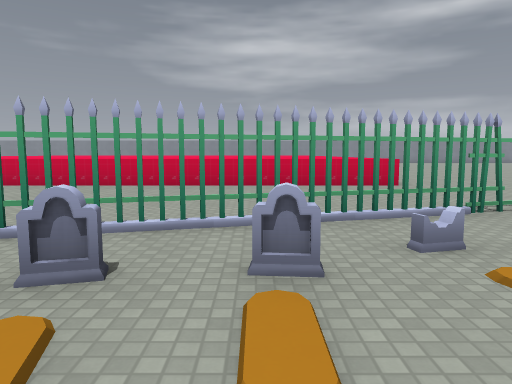
[1] (above)

24 first-person views from a walk through a level from a Godot 3-D game. The camera is 1.4 m above the floor, tilts 6° down and sees 70° across. The floor is counted in squares, 2 m on a side. Each view is taken from the middle of a square. On the plan, view 1 faces up. The plan holds only what a view shows up to about 11 squares ahead; the rest is blank. The place goes on beyond the plan. Some surface patterns are stand-ins.

[2]
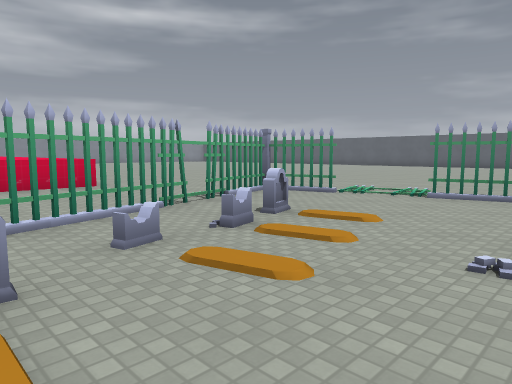

[3]
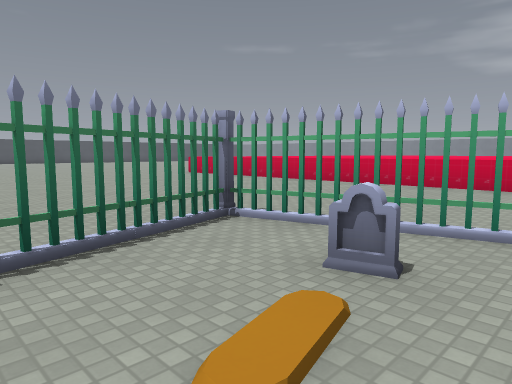

[4]
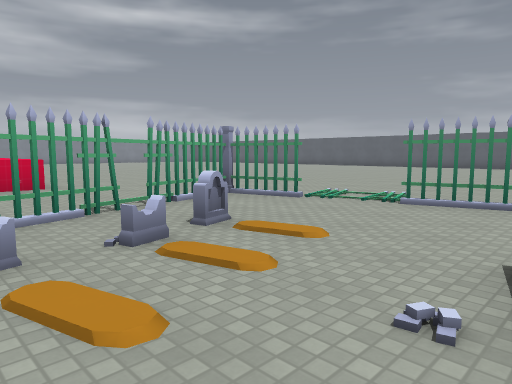

[5]
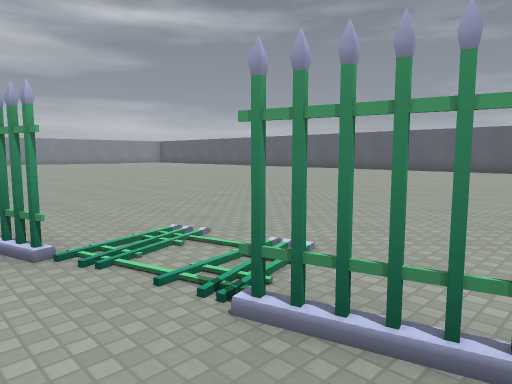

[6]
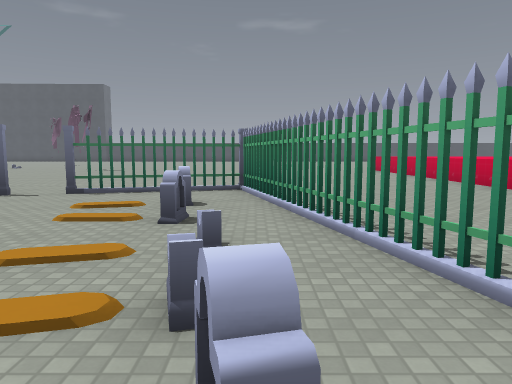

[7]
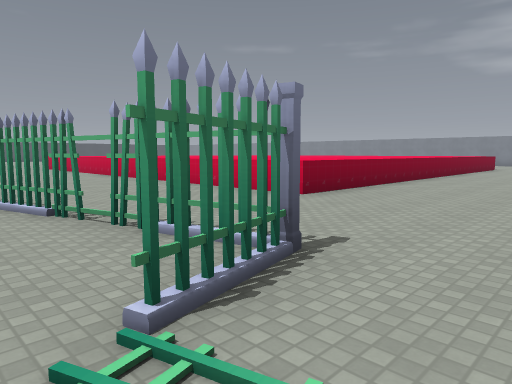

[8]
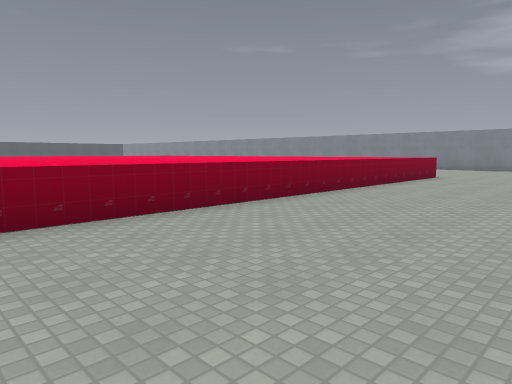

[9]
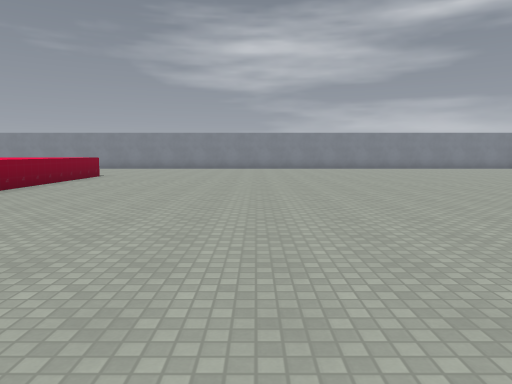

[10]
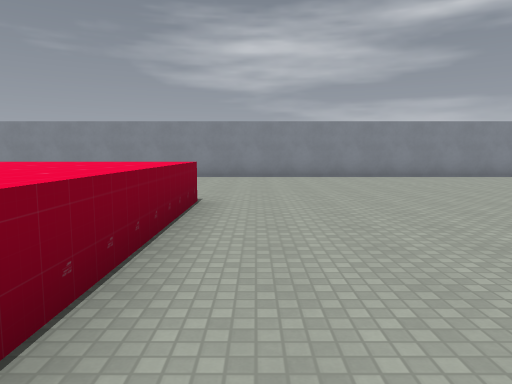

[11]
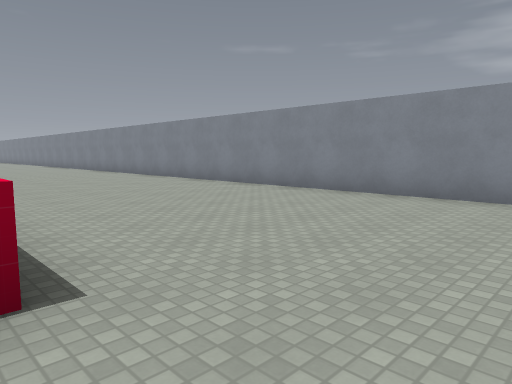

[12]
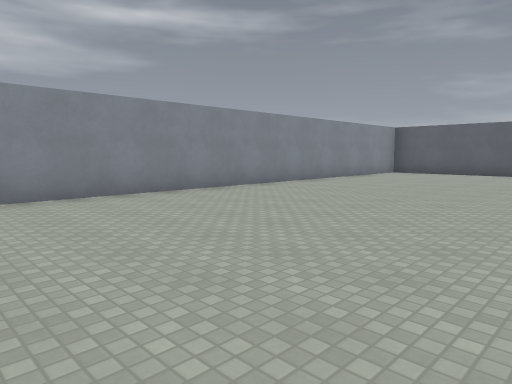

[13]
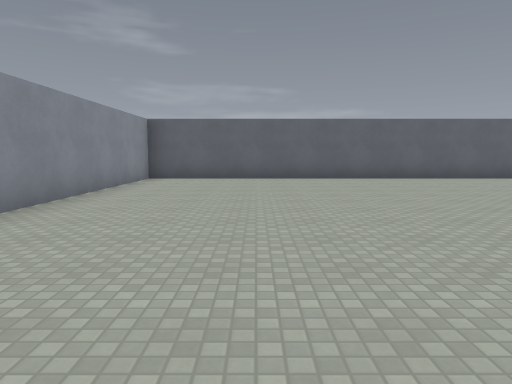

[14]
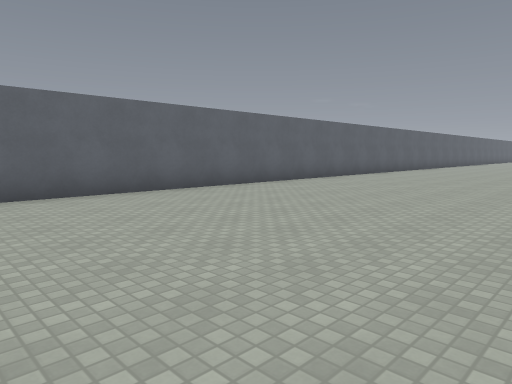

[15]
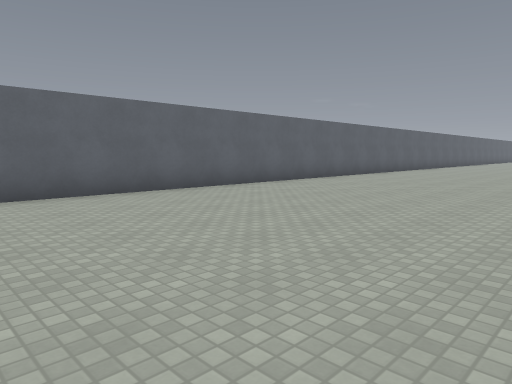

[16]
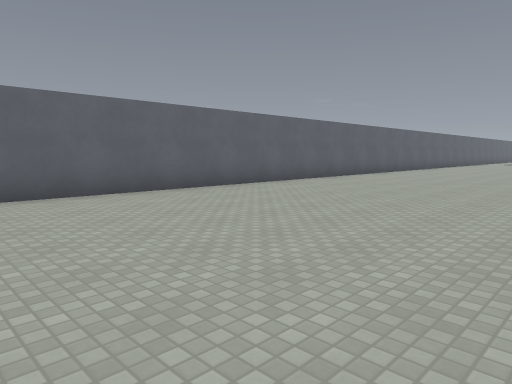

[17]
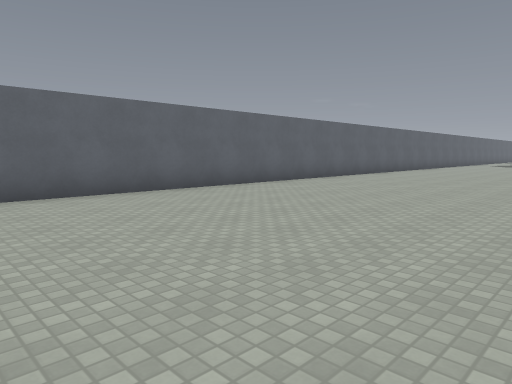

[18]
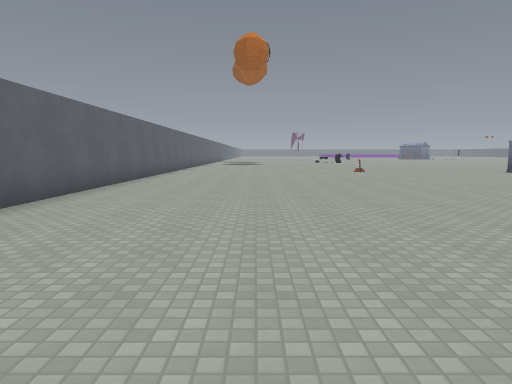

[19]
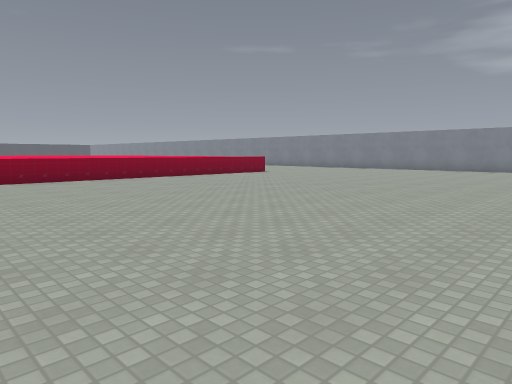

[20]
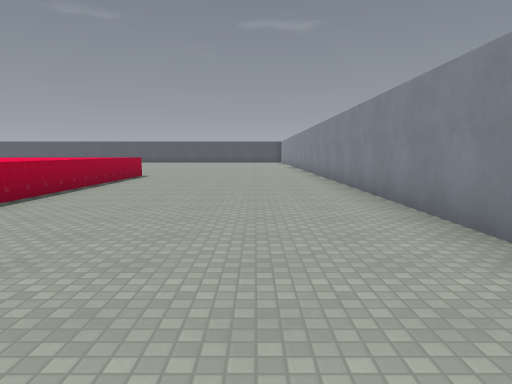

[21]
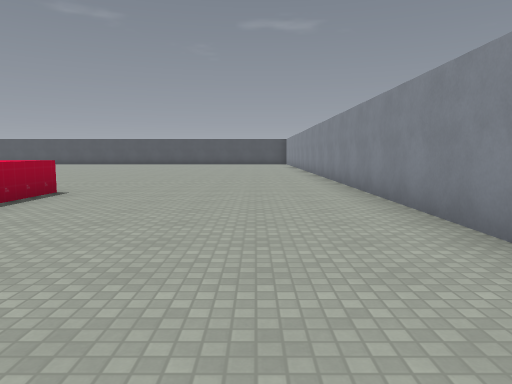

[22]
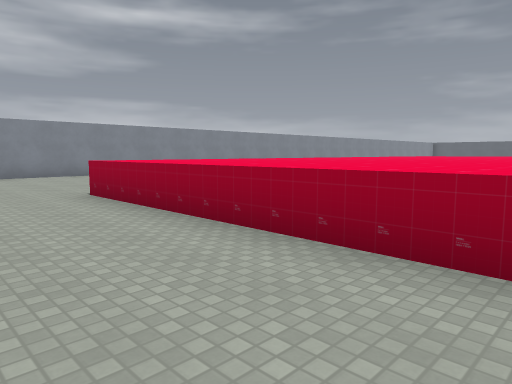

[23]
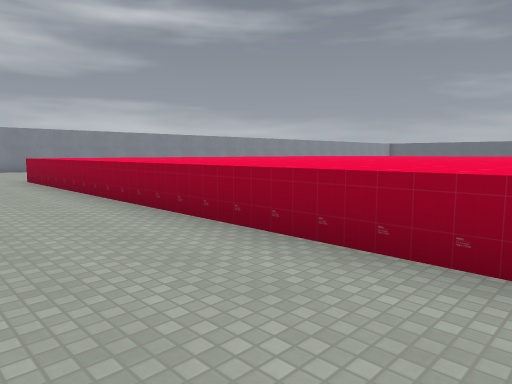

[24]
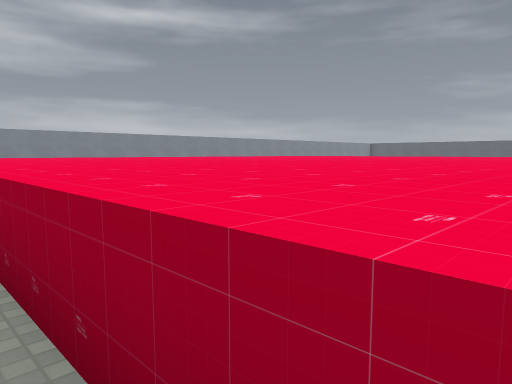

### Floor plan
Key: @ floor where view 1 was taken; # wall or solid block; x gap in a wall; . main floor; : floor 0.5 m higher than the main floor; ^ raised ledge; T thing the floor can be seen under or through; F fence; M tombstone.
Columns run from 14 left of view 1 to 21 right of it. Each row starts with its distance up from view 1.
 27 ####################################
 26 ...................................#
 25 ...................................#
 24 ...................................#
 23 ...................................#
 22 ........... .......................#
 21 ...^^^^^^^     ^^^.................#
 20 ...^^^^ ^      ^^^.................#
 19  ..^^^^^        ^^.................#
 18 ...^^^^^^       ^^.................#
 17 ...^^^^^^^       ^.......... ......#
 16 ...^^^^^^^      ^^......... .......#
 15 ...^^^^^^^^    ^^^......... .......#
 14 ...^^^^^^^^^^ ^^^^.................#
 13 ...^^^^^^^^^^^^^^^.................#
 12 ...^^^^^^^^^^^^^^^.................#
 11 ...^^^^^^^  ^ ^^^^.................#
 10   .^^^     ^     ^......... .......#
  9         ^^^^^^^^^^......... .......#
  8       ^^^^^^^^^^^^.................#
  7       .............................#
  6      ..............................#
  5     .............#x#...............#
  4   ............TxxF.#...............#
  3   .........TTT M.M.................#
  2   .........T.MM.....#..............#
  1       .....T .......#..............#
  0         ...TT.@..:.     ...........#

Positions as (right, up) in squares from view 1, and headings:
1: (0, 0), facing up
2: (0, 0), facing up-right
3: (0, 0), facing up-left
4: (1, 0), facing up-right
5: (5, 1), facing up-right
6: (4, 3), facing left
7: (7, 3), facing up-left
8: (7, 10), facing up-left
9: (8, 10), facing up
10: (4, 16), facing up
11: (5, 21), facing up-left
12: (7, 21), facing up-right
13: (10, 24), facing right
14: (14, 22), facing down-right
15: (14, 16), facing down-right
16: (14, 13), facing down-right
17: (14, 10), facing down-right
18: (17, 10), facing down
19: (13, 11), facing up-left
20: (0, 25), facing left
21: (-5, 25), facing left
22: (-14, 15), facing up-right
23: (-14, 11), facing up-right
24: (-12, 10), facing up-right
